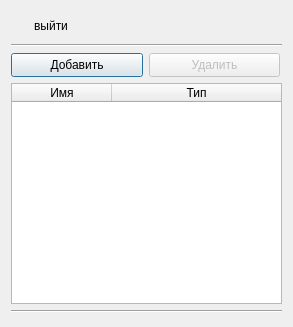
<?xml version="1.0" encoding="UTF-8"?>
<ui version="4.0">
 <class>adminDialog</class>
 <widget class="QDialog" name="adminDialog">
  <property name="windowModality">
   <enum>Qt::ApplicationModal</enum>
  </property>
  <property name="geometry">
   <rect>
    <x>0</x>
    <y>0</y>
    <width>293</width>
    <height>327</height>
   </rect>
  </property>
  <property name="minimumSize">
   <size>
    <width>293</width>
    <height>327</height>
   </size>
  </property>
  <property name="maximumSize">
   <size>
    <width>293</width>
    <height>327</height>
   </size>
  </property>
  <property name="windowTitle">
   <string>Dialog</string>
  </property>
  <property name="modal">
   <bool>true</bool>
  </property>
  <layout class="QVBoxLayout" name="verticalLayout_3">
   <item>
    <layout class="QVBoxLayout" name="verticalLayout">
     <item>
      <layout class="QVBoxLayout" name="verticalLayout_2">
       <item>
        <layout class="QHBoxLayout" name="horizontalLayout_2">
         <item>
          <widget class="QPushButton" name="logoutButton">
           <property name="maximumSize">
            <size>
             <width>80</width>
             <height>25</height>
            </size>
           </property>
           <property name="focusPolicy">
            <enum>Qt::NoFocus</enum>
           </property>
           <property name="text">
            <string>выйти</string>
           </property>
           <property name="icon">
            <iconset resource="resources.qrc">
             <normaloff>:/icons/Go-previous.svg</normaloff>:/icons/Go-previous.svg</iconset>
           </property>
           <property name="iconSize">
            <size>
             <width>32</width>
             <height>32</height>
            </size>
           </property>
           <property name="flat">
            <bool>true</bool>
           </property>
          </widget>
         </item>
         <item>
          <spacer name="horizontalSpacer">
           <property name="orientation">
            <enum>Qt::Horizontal</enum>
           </property>
           <property name="sizeHint" stdset="0">
            <size>
             <width>68</width>
             <height>20</height>
            </size>
           </property>
          </spacer>
         </item>
        </layout>
       </item>
       <item>
        <widget class="Line" name="line_2">
         <property name="orientation">
          <enum>Qt::Horizontal</enum>
         </property>
        </widget>
       </item>
      </layout>
     </item>
     <item>
      <layout class="QHBoxLayout" name="horizontalLayout">
       <item>
        <widget class="QPushButton" name="addButton">
         <property name="minimumSize">
          <size>
           <width>132</width>
           <height>24</height>
          </size>
         </property>
         <property name="maximumSize">
          <size>
           <width>132</width>
           <height>24</height>
          </size>
         </property>
         <property name="text">
          <string>Добавить</string>
         </property>
         <property name="icon">
          <iconset resource="resources.qrc">
           <normaloff>:/icons/List-add.svg</normaloff>:/icons/List-add.svg</iconset>
         </property>
         <property name="default">
          <bool>false</bool>
         </property>
         <attribute name="buttonGroup">
          <string notr="true">buttonGroup</string>
         </attribute>
        </widget>
       </item>
       <item>
        <widget class="QPushButton" name="removeButton">
         <property name="enabled">
          <bool>false</bool>
         </property>
         <property name="minimumSize">
          <size>
           <width>131</width>
           <height>24</height>
          </size>
         </property>
         <property name="maximumSize">
          <size>
           <width>131</width>
           <height>24</height>
          </size>
         </property>
         <property name="text">
          <string>Удалить</string>
         </property>
         <property name="icon">
          <iconset resource="resources.qrc">
           <normaloff>:/icons/List-remove.svg</normaloff>:/icons/List-remove.svg</iconset>
         </property>
         <attribute name="buttonGroup">
          <string notr="true">buttonGroup</string>
         </attribute>
        </widget>
       </item>
      </layout>
     </item>
     <item>
      <widget class="QTableWidget" name="tableWidget">
       <property name="minimumSize">
        <size>
         <width>256</width>
         <height>221</height>
        </size>
       </property>
       <property name="maximumSize">
        <size>
         <width>16777215</width>
         <height>221</height>
        </size>
       </property>
       <property name="verticalScrollBarPolicy">
        <enum>Qt::ScrollBarAsNeeded</enum>
       </property>
       <property name="horizontalScrollBarPolicy">
        <enum>Qt::ScrollBarAsNeeded</enum>
       </property>
       <property name="sizeAdjustPolicy">
        <enum>QAbstractScrollArea::AdjustToContents</enum>
       </property>
       <property name="editTriggers">
        <set>QAbstractItemView::NoEditTriggers</set>
       </property>
       <property name="selectionMode">
        <enum>QAbstractItemView::MultiSelection</enum>
       </property>
       <property name="selectionBehavior">
        <enum>QAbstractItemView::SelectRows</enum>
       </property>
       <property name="horizontalScrollMode">
        <enum>QAbstractItemView::ScrollPerItem</enum>
       </property>
       <attribute name="horizontalHeaderCascadingSectionResizes">
        <bool>false</bool>
       </attribute>
       <attribute name="horizontalHeaderMinimumSectionSize">
        <number>30</number>
       </attribute>
       <attribute name="horizontalHeaderShowSortIndicator" stdset="0">
        <bool>true</bool>
       </attribute>
       <attribute name="horizontalHeaderStretchLastSection">
        <bool>true</bool>
       </attribute>
       <column>
        <property name="text">
         <string>Имя</string>
        </property>
       </column>
       <column>
        <property name="text">
         <string>Тип</string>
        </property>
       </column>
      </widget>
     </item>
     <item>
      <widget class="Line" name="line">
       <property name="minimumSize">
        <size>
         <width>118</width>
         <height>3</height>
        </size>
       </property>
       <property name="orientation">
        <enum>Qt::Horizontal</enum>
       </property>
      </widget>
     </item>
    </layout>
   </item>
  </layout>
 </widget>
 <resources>
  <include location="resources.qrc"/>
 </resources>
 <connections/>
 <buttongroups>
  <buttongroup name="buttonGroup"/>
 </buttongroups>
</ui>
